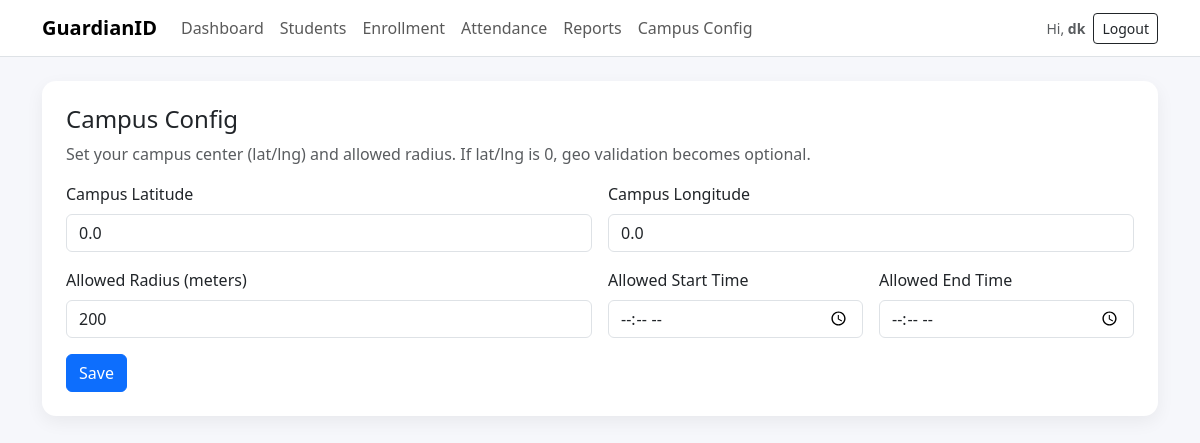
Screenshot of /settings/campus/ (signed in) with the database file from the repository.
### core/models.py (models this page shows, shortened)
class CampusConfig(models.Model):
    campus_lat = models.FloatField(default=0.0)
    campus_lng = models.FloatField(default=0.0)
    allowed_radius_m = models.IntegerField(default=200)  # meters
    allowed_start_time = models.TimeField(null=True, blank=True)
    allowed_end_time = models.TimeField(null=True, blank=True)
    updated_at = models.DateTimeField(default=timezone.now)

### core/views.py (the view)
# urls.py: path("settings/campus/", views.campus_settings, name="campus_settings"),
@login_required
def campus_settings(request):
    cfg = CampusConfig.objects.first()
    if not cfg:
        cfg = CampusConfig.objects.create(campus_lat=0.0, campus_lng=0.0, allowed_radius_m=200)
    if request.method == "POST":
        form = CampusConfigForm(request.POST, instance=cfg)
        if form.is_valid():
            form.save()
            messages.success(request, "Campus settings saved.")
            return redirect("campus_settings")
    else:
        form = CampusConfigForm(instance=cfg)
    return render(request, "settings/campus.html", {"form": form})

### core/forms.py
class CampusConfigForm(forms.ModelForm):
    class Meta:
        model = CampusConfig
        fields = ["campus_lat", "campus_lng", "allowed_radius_m", "allowed_start_time", "allowed_end_time"]
        widgets = {
            "campus_lat": forms.NumberInput(attrs={"class":"form-control", "step":"any"}),
            "campus_lng": forms.NumberInput(attrs={"class":"form-control", "step":"any"}),
            "allowed_radius_m": forms.NumberInput(attrs={"class":"form-control"}),
            "allowed_start_time": forms.TimeInput(attrs={"class":"form-control", "type":"time"}),
            "allowed_end_time": forms.TimeInput(attrs={"class":"form-control", "type":"time"}),
        }

### templates/settings/campus.html (shortened to what this page needs)
{% extends "base.html" %}
{% block content %}
<div class="card p-4">
  <h4 class="mb-2">Campus Config</h4>
  <p class="text-muted">Set your campus center (lat/lng) and allowed radius. If lat/lng is 0, geo validation becomes optional.</p>
  <form method="post">
    <div class="row g-3">
      <div class="col-md-6">
        <label class="form-label">Campus Latitude</label>
        {{ form.campus_lat }}
      </div>
      <div class="col-md-6">
        <label class="form-label">Campus Longitude</label>
        {{ form.campus_lng }}
      </div>
      <div class="col-md-6">
        <label class="form-label">Allowed Radius (meters)</label>
        {{ form.allowed_radius_m }}
      </div>
      <div class="col-md-3">
        <label class="form-label">Allowed Start Time</label>
        {{ form.allowed_start_time }}
      </div>
      <div class="col-md-3">
        <label class="form-label">Allowed End Time</label>
        {{ form.allowed_end_time }}
      </div>
    </div>
    <div class="mt-3">
      <button class="btn btn-primary">Save</button>
    </div>
  </form>
</div>
{% endblock %}

### templates/base.html (shortened to what this page needs)
<!doctype html>
<html lang="en">
<head>
  <link href="https://cdn.jsdelivr.net/npm/bootstrap@5.3.3/dist/css/bootstrap.min.css" rel="stylesheet">
</head>
<body>
<nav class="navbar navbar-expand-lg bg-white border-bottom">
  <div class="container">
    <a class="navbar-brand" href="/">GuardianID</a>
    <div class="collapse navbar-collapse" id="nav">
      {% if user.is_authenticated %}
      <ul class="navbar-nav me-auto mb-2 mb-lg-0">
        <li class="nav-item"><a class="nav-link" href="/">Dashboard</a></li>
        <li class="nav-item"><a class="nav-link" href="/students/">Students</a></li>
        <li class="nav-item"><a class="nav-link" href="/enroll/">Enrollment</a></li>
        <li class="nav-item"><a class="nav-link" href="/attendance/">Attendance</a></li>
        <li class="nav-item"><a class="nav-link" href="/reports/">Reports</a></li>
        <li class="nav-item"><a class="nav-link" href="/settings/campus/">Campus Config</a></li>
      </ul>
      <div class="d-flex gap-2 align-items-center">
        <span class="text-muted small">Hi, <b>{{ user.username }}</b></span>
        <a class="btn btn-outline-dark btn-sm" href="/logout/">Logout</a>
      </div>
      {% endif %}
    </div>
  </div>
</nav>
<div class="container py-4">
  {% block content %}{% endblock %}
</div>
</body>
</html>

### templates/base.html (style rules this page uses)
body { background:#f6f7fb; }
.card { border:0; box-shadow: 0 6px 18px rgba(0,0,0,0.06); border-radius: 14px; }
.navbar-brand { font-weight:700; }

### rows the page displays
CampusConfig: campus_lat "0.0", campus_lng "0.0", allowed_radius_m "200"

### other values shown
{{ user.username }} "dk"
